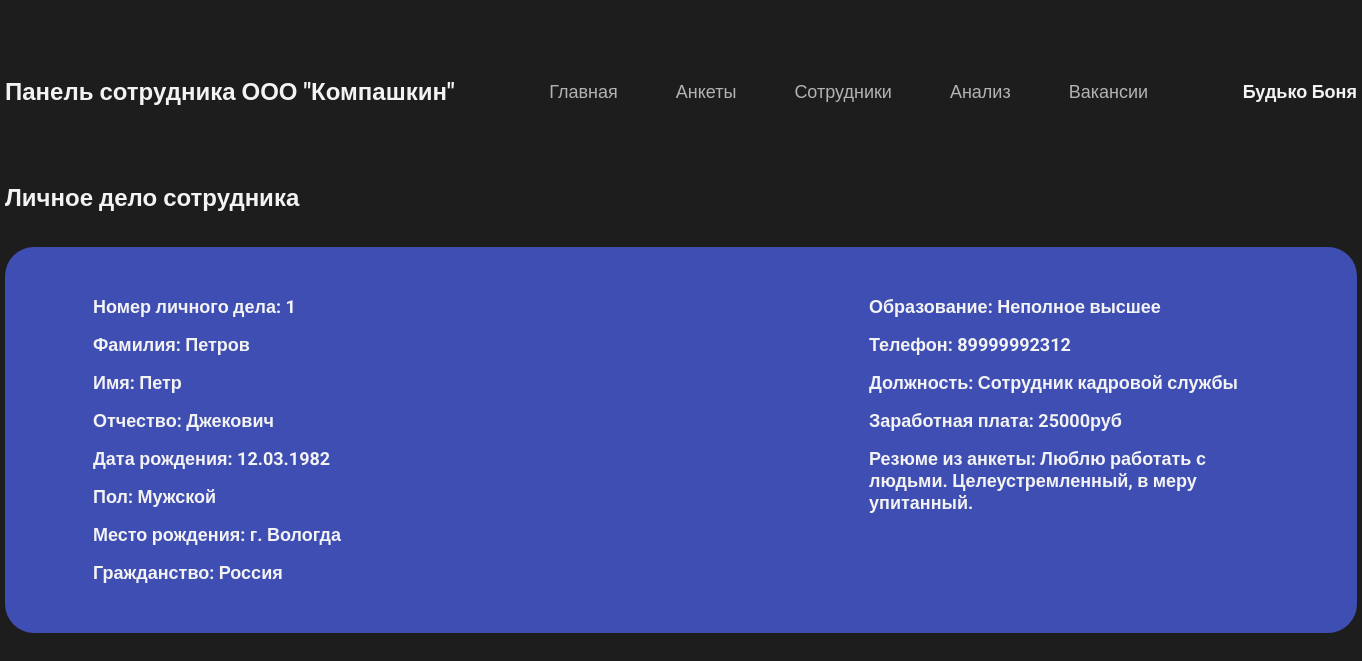
The page /hr_dep_sotr/sotr_info.php?id=1 (signed in) on the database its author committed.
### tables this page shows
CREATE TABLE `anketa` (
  `id_anketa` int NOT NULL,
  `id_user` int NOT NULL,
  `fam` varchar(255) NOT NULL,
  `name` varchar(255) NOT NULL,
  `otch` varchar(255) DEFAULT NULL,
  `date_birthday` date NOT NULL,
  `pol` tinyint(1) NOT NULL,
  `mesto_rojdenia` varchar(255) NOT NULL,
  `grajdanstvo` varchar(255) NOT NULL,
  `obrazovanie` varchar(255) NOT NULL,
  `telephone` varchar(255) NOT NULL,
  `id_post` int NOT NULL,
  `resume` text NOT NULL,
  `status` varchar(255) NOT NULL
);

CREATE TABLE `lich_delo` (
  `id_lichdelo` int NOT NULL,
  `id_sotr` int NOT NULL,
  `id_anketa` int NOT NULL
);

CREATE TABLE `posts` (
  `id_post` int NOT NULL,
  `name_post` varchar(255) NOT NULL,
  `cash` int NOT NULL,
  `active` tinyint(1) NOT NULL
);

### hr_dep_sotr/dbinfo.php (called while the page is built)
<?php
	return [
		'host' => 'localhost',
		'dbname' => 'hr_dep',
		'login' => 'root',
		'password' => 'root'
	];
?>

### hr_dep_sotr/hrlib.php (called while the page is built, shortened)
<?php
	class DB
	{
		private $db;
		public function __construct()
		{
			$dbinfo = require 'dbinfo.php';
			$this->db = new PDO('mysql:host=' . $dbinfo['host'] . ';dbname=' . $dbinfo['dbname'], $dbinfo['login'], $dbinfo['password']);
		}
		public function query($sql, $params = [])
		{
			$stmt = $this->db->prepare($sql);
			if ( !empty($params) ) {
				foreach ($params as $key => $value) {
					$stmt->bindValue(":$key", $value);
				}
			}
			$stmt->execute();
			return $stmt->fetchAll(PDO::FETCH_ASSOC);
		}
		public function get_name($id)
		{
            $param = [ "id" => $id ];
			$data = $this->query("SELECT fam, name FROM anketa WHERE id_user = :id", $param);
            if (isset($data[0]["fam"]) && isset($data[0]["name"])) {
				return $data[0]["fam"]." ".$data[0]["name"];
			}
			else {
				return null;
			}
		}
		public function get_info_sotr($id)
		{
            $param = [ "id" => $id ];
			$result = $this->query("SELECT lich_delo.id_lichdelo, anketa.fam, anketa.name, anketa.otch, anketa.date_birthday,
				anketa.pol, anketa.mesto_rojdenia, anketa.grajdanstvo, anketa.obrazovanie, anketa.telephone,
				anketa.resume, posts.name_post, posts.cash FROM anketa
				JOIN posts ON anketa.id_post = posts.id_post
				JOIN sotr ON sotr.id_anketa = anketa.id_anketa
				JOIN lich_delo ON lich_delo.id_sotr = sotr.id_sotr
				WHERE sotr.id_sotr = :id", $param);
            if ($result[0]) {
				$result[0]["pol"] = $result[0]["pol"] == 1 ? "Мужской" : "Женский";
				return $result[0];
			}
			return null;
		}
	}
?>

### hr_dep_sotr/sotr_info.php (the view, shortened to what this page needs)
<?php
    include "hrlib.php";
    $db = new DB;
    $id = $_SESSION['id'];
    $id_worker = $_GET["id"];
?>
<!DOCTYPE html>
<html lang="en">
    <head>
        <link rel="stylesheet" href="css/index.css">
        <link rel="stylesheet" href="css/anketa.css">
    </head>
    <body>
        <header>
            <div class="container">
                <p class="logo">Панель сотрудника ООО "Компашкин"</p>
                <nav>
                    <ul>
                        <li>
                            <a class="main" href="index.php">Главная</a>
                        </li>
                        <li>
                            <a class="ankets" href="ankets.php">Анкеты</a>
                        </li>
                        <li>
                            <a class="send_anket" href="sotr.php">Сотрудники</a>
                        </li>
                        <li>
                            <a class="analyse" href="analyse.php">Анализ</a>
                        </li>
                        <li>
                            <a class="vacans" href="vacans.php">Вакансии</a>
                        </li>
                    </ul>
                </nav>
                <p class="name"><?php echo $db->get_name($id); ?></p>
            </div>
        </header>
        <section>
            <div class="container">
                <h1>Личное дело сотрудника</h1>
                <div class="block_info">
                        <?php
                            $data = $db->get_info_sotr($id_worker);
                            if ($data != null) {
                                $date_birthday = new DateTime($data["date_birthday"]);
                                echo "
                                <div class='left_info'>
                                    <p class='number'>
                                        Номер личного дела: ".$data["id_lichdelo"]."
                                    </p>
                                    <p class='fam'>
                                        Фамилия: ".$data["fam"]."
                                    </p>
                                    <p class='name'>
                                        Имя: ".$data["name"]."
                                    </p>
                                    <p class='otch'>
                                        Отчество: ".$data["otch"]."
                                    </p>
                                    <p class='birthday'>
                                        Дата рождения: ".$date_birthday->format('d.m.Y')."
                                    </p>
                                    <p class='pol'>
                                        Пол: ".$data["pol"]."
                                    </p>
                                    <p class='mesto_rojdenia'>
                                        Место рождения: ".$data["mesto_rojdenia"]."
                                    </p>
                                    <p class='grajdanstvo'>
                                        Гражданство: ".$data["grajdanstvo"]."
                                    </p>
                                </div>
                                <div class='right_info'>
                                    <p class='obrazovanie'>
                                        Образование: ".$data["obrazovanie"]."
                                    </p>
                                    <p class='telephone'>
                                        Телефон: ".$data["telephone"]."
                                    </p>
                                    <p class='name_post'>
                                        Должность: ".$data["name_post"]."
                                    </p>
                                    <p class='cash'>
                                        Заработная плата: ".$data["cash"]."руб
                                    </p>
                                    <p class='resume'>
                                        Резюме из анкеты: ".$data["resume"]."
                                    </p>
                                </div>
                                ";
                            }
                            else {
                                echo "<p class='not_anket'>Ошибочка, личного дела сотрудника нет</p>";
                            }
                        ?>
                </div>
            </div>
        </section>
    </body>
</html>

### hr_dep_sotr/css/index.css (style rules this page uses)
* { padding: 0; margin: 0; box-sizing: border-box; font-family: 'Roboto', sans-serif; color: #F3F3F3; }
body { background-color: #1d1d1d; }
header { padding: 78px 0; }
header .container { display: flex; justify-content: space-between; align-items: center; }
.container { width: 1352px; margin: 0 auto; }
nav li { list-style-type: none; margin-right: 58px; }
nav li:last-child { margin-right: 0; }
nav ul { display: flex; }
.logo { font-size: 24px; font-weight: 700; }
nav a { font-size: 18px; font-weight: 500; opacity: .7; text-decoration: none; }
.main { opacity: 1; }
.name { font-size: 18px; font-weight: 700; }
h1 { margin-bottom: 35px; }
h1, .id, .status { font-size: 24px; font-weight: 700; }

### hr_dep_sotr/css/anketa.css (style rules this page uses)
.main { opacity: .7; }
.block_info { position: relative; width: 100%; background-color: #3f4eb3; border-radius: 29px; padding: 49px 88px; display: flex; justify-content: space-between; }
.left_info p, .right_info p { margin-bottom: 16px; font-size: 18px; font-weight: 700; width: 400px; }
.left_info p:last-child, .right_info p:last-child { margin-bottom: 0; }

### rows shown on the page
anketa: $db->get_name($id) "Будько Боня"
anketa: lich_delo.id_lichdelo "1", fam "Петров", name "Петр", otch "Джекович", date_birthday "12.03.1982", mesto_rojdenia "г. Вологда", grajdanstvo "Россия", obrazovanie "Неполное высшее", telephone "89999992312", id_post.name_post "Сотрудник кадровой службы", id_post.cash "25000", resume "Люблю работать с людьми. Целеустремленный, в меру упитанный."

### other values the page prints
$data["pol"] "Мужской"
